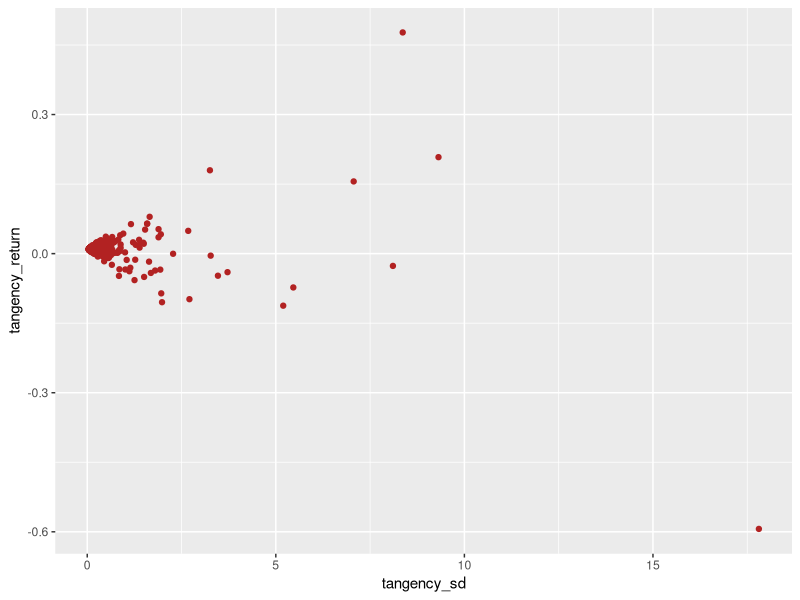
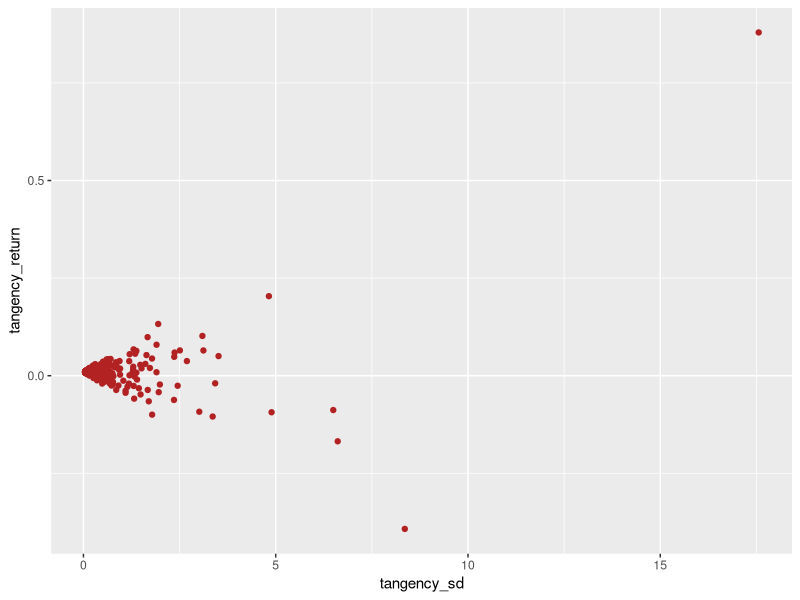
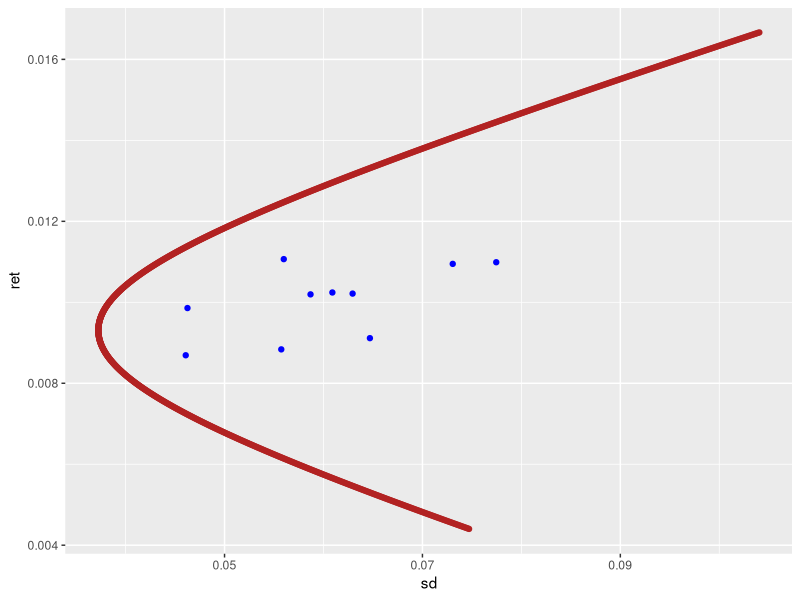
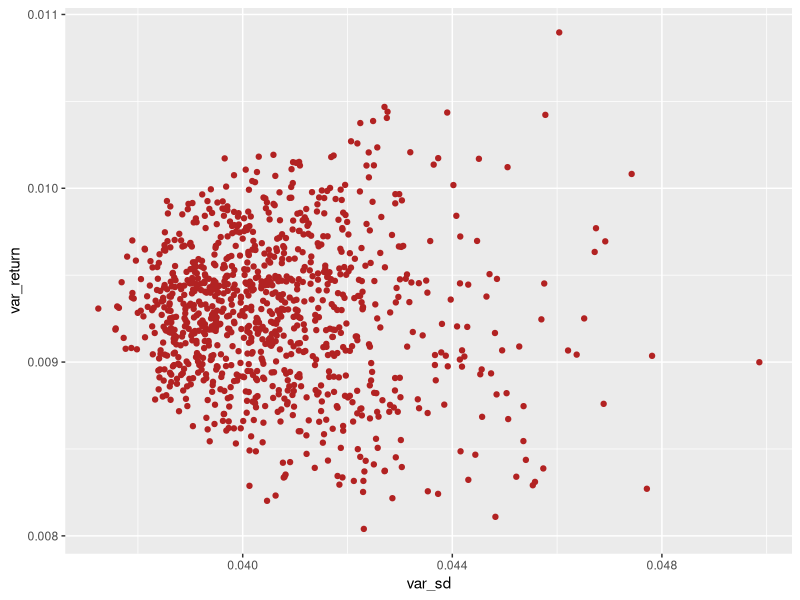
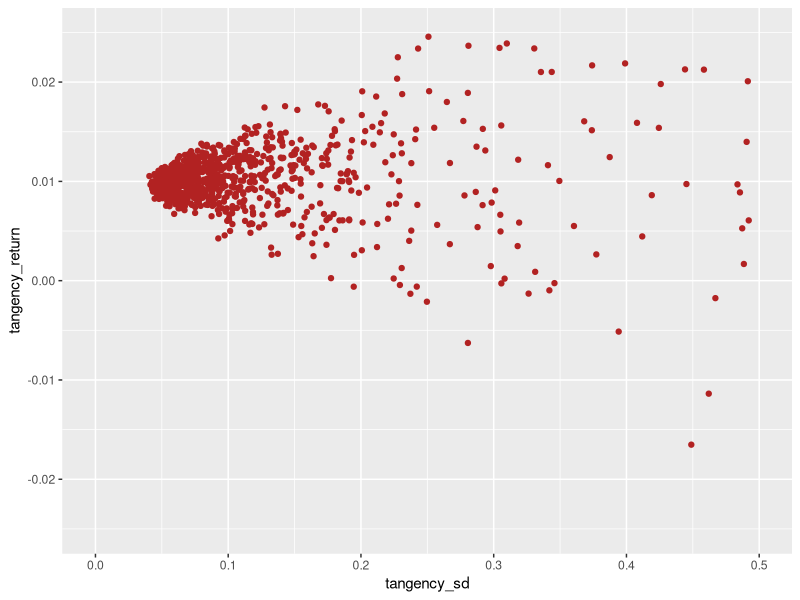
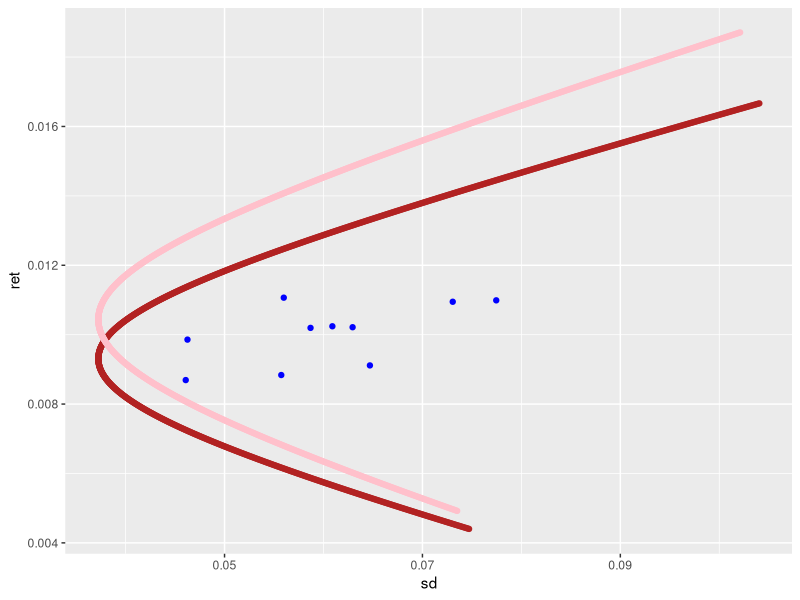
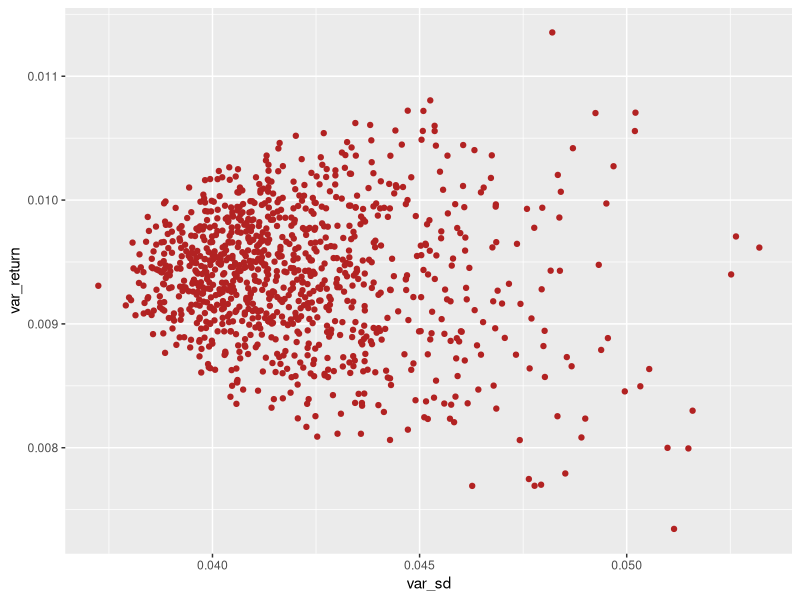
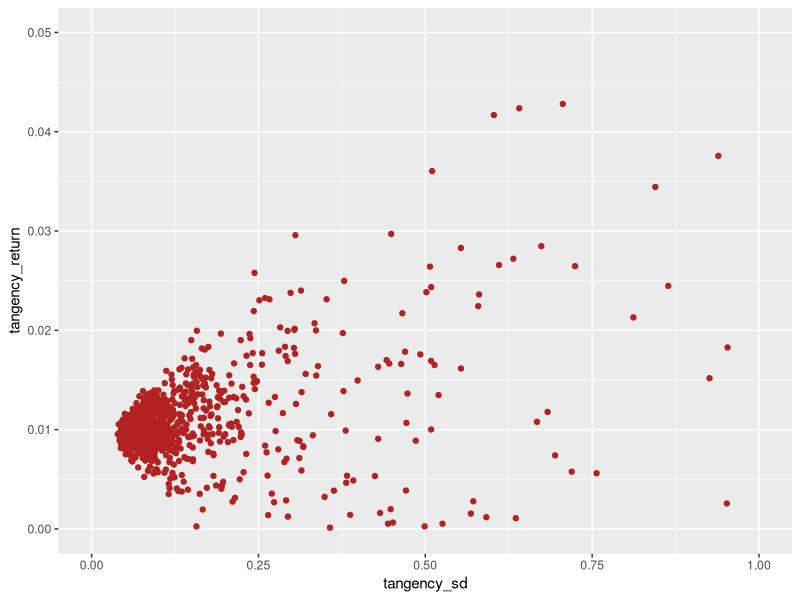

R code for these plots, in order:
library(readr)
library(MASS)
library(ggplot2)
setwd("~/Applied_Quant_Finance")
rm(list=ls())

#Question 1A
raw <- read_csv("Prob_Set_2.csv")
raw <- raw/100
industry_returns <- as.matrix(raw[,2:11])

vcov_mat <- cov(industry_returns)
v_inv <- ginv(vcov_mat) 
mean_return <- sapply(as.list(as.data.frame(industry_returns)), mean)
mean_rf <- mean(raw$`Risk-free rate`)
mean_return2 <- mean_return - mean_rf

one_v <- rep(1, 10)
mvp_weights <- (v_inv %*% one_v) / as.vector((t(one_v) %*% v_inv %*% one_v))
tan_weights <- (v_inv %*% mean_return2) / (as.vector(t(one_v) %*% v_inv %*% mean_return2))

mvp_return <- mean_return %*% mvp_weights
tan_return <- mean_return %*% tan_weights

mvp_sd <- (t(mvp_weights) %*% vcov_mat %*% mvp_weights)^(1/2)
tan_sd <- (t(tan_weights) %*% vcov_mat %*% tan_weights)^(1/2)

monthly_mvp <- industry_returns %*% mvp_weights
monthly_tan <- industry_returns %*% tan_weights
cov_two_port <- t(tan_weights) %*% vcov_mat %*% mvp_weights

weights <- seq(-5, 5, .01)
efficient_frontier <- data.frame(ret = numeric(), sd = numeric())
for (w in weights){
  multi_sd <- (w^2 * mvp_sd^2 + (1-w)^2 * tan_sd^2 + 2*w*(1-w)*cov_two_port)^(1/2)
  multi_return <- w*mvp_return + (1-w)*tan_return
  temp = data.frame(ret = multi_return, sd = multi_sd)
  efficient_frontier <- rbind(efficient_frontier, temp)
}

industry_sd1 <- sapply(as.list(as.data.frame(industry_returns)), sd)

industries <- data.frame(mean_r = mean_return, i_sd = industry_sd1)

first_plot <- ggplot(data = efficient_frontier, aes(x = sd, y = ret)) + 
              geom_point(color="firebrick") + 
              geom_point(aes(x=i_sd, y = mean_r), data = industries, color="blue")

#Question 1B
industry_sd <- industry_sd1 / sqrt(1069)
mean_return_inc <- mean_return2 + industry_sd
tan_weights2 <- (v_inv %*% mean_return_inc) / (as.vector(t(one_v) %*% v_inv %*% mean_return_inc))

tan_return2 <- (mean_return + industry_sd) %*% tan_weights2
tan_sd2 <- (t(tan_weights2) %*% vcov_mat %*% tan_weights2)^(1/2)

mvp_return2 <-  (mean_return + industry_sd) %*% mvp_weights

monthly_mvp2 <- industry_returns %*% mvp_weights
monthly_tan2 <- industry_returns %*% tan_weights2
cov_two_port2 <- t(tan_weights2) %*% vcov_mat %*% mvp_weights

weights <- seq(-5, 5, .01)
efficient_frontier2 <- data.frame(ret = numeric(), sd = numeric())
for (w in weights){
  multi_sd <- (w^2 * mvp_sd^2 + (1-w)^2 * tan_sd2^2 + 2*w*(1-w)*cov_two_port2)^(1/2)
  multi_return <- w*mvp_return2 + (1-w)*tan_return2
  temp = data.frame(ret = multi_return, sd = multi_sd)
  efficient_frontier2 <- rbind(efficient_frontier2, temp)
}

second_plot <- ggplot(data = efficient_frontier, aes(x = sd, y = ret)) + 
              geom_point(color="firebrick") + 
              geom_point(aes(x=i_sd, y = mean_r), data = industries, color="blue") +
              geom_point(aes(x=sd, y=ret), data=efficient_frontier2, color = "pink")

#Question 1C
var_only_mat <- vcov_mat
var_only_mat[upper.tri(var_only_mat) | lower.tri(var_only_mat)] = 0
v_only_inv = ginv(var_only_mat)

tan_weights3 <- (v_only_inv %*% mean_return2) / (as.vector(t(one_v) %*% v_only_inv %*% 
                                                           mean_return2))
tan_return3 <- mean_return %*% tan_weights3
tan_sd3 <- (t(tan_weights3) %*% var_only_mat %*% tan_weights3)^(1/2)

mvp_weights3 <- (v_only_inv %*% one_v) / as.vector((t(one_v) %*% v_only_inv %*% one_v))
mvp_return3 <- mean_return %*% mvp_weights3
mvp_sd3 <- (t(mvp_weights3) %*% var_only_mat %*% mvp_weights3)^(1/2)

monthly_mvp3 <- industry_returns %*% mvp_weights3
monthly_tan3 <- industry_returns %*% tan_weights3
cov_two_port3 <- t(tan_weights3) %*% var_only_mat %*% mvp_weights3

weights <- seq(-5, 5, .01)
efficient_frontier3 <- data.frame(ret = numeric(), sd = numeric())
for (w in weights){
  multi_sd <- (w^2 * mvp_sd3^2 + (1-w)^2 * tan_sd3^2 + 2*w*(1-w)*cov_two_port3 )^(1/2) 
  multi_return <- w*mvp_return3 + (1-w)*tan_return3
  temp = data.frame(ret = multi_return, sd = multi_sd)
  efficient_frontier3 <- rbind(efficient_frontier3, temp)
}

third_plot <- ggplot(data = efficient_frontier, aes(x = sd, y = ret)) + 
              geom_point(color="firebrick") + 
              geom_point(aes(x=i_sd, y = mean_r), data = industries, color="blue") +
              geom_point(aes(x=sd, y=ret), data=efficient_frontier2, color = "pink") +
              geom_point(aes(x=sd, y=ret), data=efficient_frontier3, color = "green")

#Question 1C Continued
new_cov <- diag(10)

tan_weights4 <- (v_only_inv %*% mean_return2) / (as.vector(t(one_v) %*% new_cov %*% 
                                                             mean_return2))
tan_return4 <- mean_return %*% tan_weights4
tan_sd4 <- (t(tan_weights4) %*% new_cov %*% tan_weights4)^(1/2)

mvp_weights4 <- (v_only_inv %*% one_v) / as.vector((t(one_v) %*% new_cov %*% one_v))
mvp_return4 <- mean_return %*% mvp_weights4
mvp_sd4 <- (t(mvp_weights4) %*% new_cov %*% mvp_weights4)^(1/2)

monthly_mvp4 <- industry_returns %*% mvp_weights4
monthly_tan4 <- industry_returns %*% tan_weights4
cov_two_port4 <- t(tan_weights4) %*% new_cov %*% mvp_weights4

weights <- seq(-5, 5, .01)
efficient_frontier4 <- data.frame(ret = numeric(), sd = numeric())
for (w in weights){
  multi_sd <- (w^2 * mvp_sd4^2 + (1-w)^2 * tan_sd4^2 + 2*w*(1-w)*cov_two_port4)^(1/2) 
  multi_return <- w*mvp_return4 + (1-w)*tan_return4
  temp = data.frame(ret = multi_return, sd = multi_sd)
  efficient_frontier4 <- rbind(efficient_frontier4, temp)
}

third_plot_2 <- ggplot(data = efficient_frontier3, aes(x = sd, y = ret)) + 
                geom_point(color="green") + 
                geom_point(aes(x=sd, y = ret), data = efficient_frontier4, color="black")

#For Questions 1D and 1E
num_months <- 60

#Question 1D
total_portfolio_normal <- data.frame(var_return = mvp_return, var_sd = mvp_sd, tangency_return = tan_return, tangency_sd = tan_sd)
highest_weight1 <- numeric()
for (i in 1:1000){
  predicted_IR <- mvrnorm(n = num_months, mu = mean_return, Sigma = vcov_mat)
  vcov_mat_p <- cov(predicted_IR)
  v_inv_p <- ginv(vcov_mat_p) 
  mean_return_p <- sapply(as.list(as.data.frame(predicted_IR)), mean)
  mean_return_p2 <- mean_return_p - mean_rf
  
  mvp_weights_p <- (v_inv_p %*% one_v) / as.vector((t(one_v) %*% v_inv_p %*% one_v))
  tan_weights_p <- (v_inv_p %*% mean_return_p2) / (as.vector(t(one_v) %*% v_inv_p %*% mean_return_p2))
  
  mvp_return_p <- mean_return %*% mvp_weights_p
  tan_return_p <- mean_return %*% tan_weights_p
  
  mvp_sd_p <- (t(mvp_weights_p) %*% vcov_mat %*% mvp_weights_p)^(1/2)
  tan_sd_p <- (t(tan_weights_p) %*% vcov_mat %*% tan_weights_p)^(1/2)
  
  highest_weight1 <- c(highest_weight1, max(tan_weights_p))
  temp <- data.frame(var_return = mvp_return_p, var_sd = mvp_sd_p, tangency_return = tan_return_p, tangency_sd = tan_sd_p)
  total_portfolio_normal <- rbind(total_portfolio_normal, temp)
}

fourth_plot <- ggplot(data = total_portfolio_normal, aes(x=var_sd, y=var_return)) +
               geom_point(color = "firebrick")
fifth_plot <- ggplot(data = total_portfolio_normal, aes(x=tangency_sd, y=tangency_return)) +
              geom_point(color = "firebrick")
sixth_plot <- ggplot(data = total_portfolio_normal, aes(x=tangency_sd, y=tangency_return)) +
              geom_point(color = "firebrick") + xlim(0,1) + ylim(0, .05)


#Question 1E
highest_weight2 <- numeric()
total_portfolio_boot <- data.frame(var_return = mvp_return, var_sd = mvp_sd, tangency_return = tan_return, tangency_sd = tan_sd)
for (i in 1:1000){
  indices <- sample(1:1069, num_months)
  predicted_IR <- industry_returns[indices,]
  vcov_mat_p <- cov(predicted_IR)
  v_inv_p <- ginv(vcov_mat_p) 
  mean_return_p <- sapply(as.list(as.data.frame(predicted_IR)), mean)
  mean_return_p2 <- mean_return_p - mean_rf
  
  mvp_weights_p <- (v_inv_p %*% one_v) / as.vector((t(one_v) %*% v_inv_p %*% one_v))
  tan_weights_p <- (v_inv_p %*% mean_return_p2) / (as.vector(t(one_v) %*% v_inv_p %*% mean_return_p2))
  
  mvp_return_p <- mean_return %*% mvp_weights_p
  tan_return_p <- mean_return %*% tan_weights_p
  
  mvp_sd_p <- (t(mvp_weights_p) %*% vcov_mat %*% mvp_weights_p)^(1/2)
  tan_sd_p <- (t(tan_weights_p) %*% vcov_mat %*% tan_weights_p)^(1/2)
  
  highest_weight2 <- c(highest_weight2, max(tan_weights_p))
  temp <- data.frame(var_return = mvp_return_p, var_sd = mvp_sd_p, tangency_return = tan_return_p, tangency_sd = tan_sd_p)
  total_portfolio_boot <- rbind(total_portfolio_boot, temp)
}

seventh_plot <- ggplot(data = total_portfolio_boot, aes(x=var_sd, y=var_return)) +
                geom_point(color = "firebrick")
eigth_plot <- ggplot(data = total_portfolio_boot, aes(x=tangency_sd, y=tangency_return)) +
              geom_point(color = "firebrick")
ninth_plot <- ggplot(data = total_portfolio_boot, aes(x=tangency_sd, y=tangency_return)) +
              geom_point(color = "firebrick") + xlim(0,.5) + ylim(-.025, .025)
